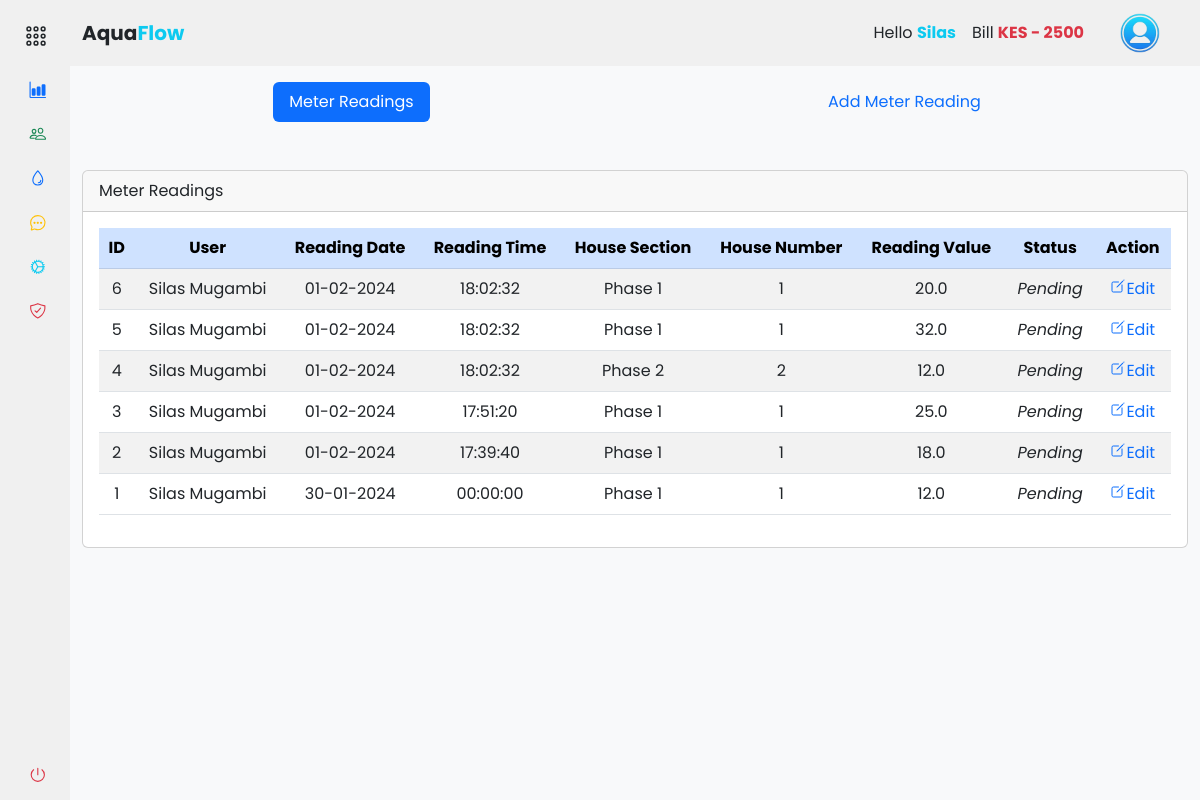
Page /accounts/records/meter_readings (signed in) on the earlier database version.
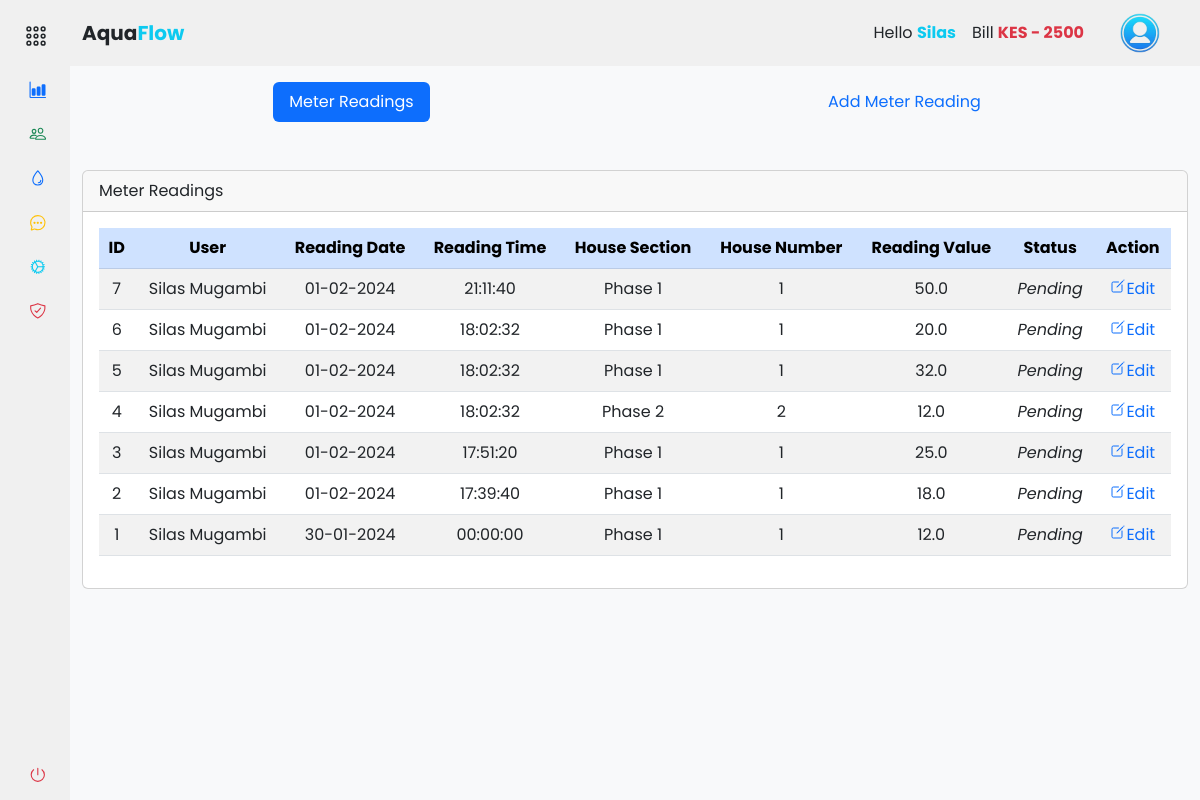
Same page on the later database version.
### app/backend/models/user.py (models this page shows, shortened)
class User(db.Model, UserMixin):
    id = db.Column(db.Integer, primary_key=True)
    mobile_number = db.Column(db.String(20), unique=True, nullable=False)
    password_hash = db.Column(db.String(128), nullable=False)
    first_name = db.Column(db.String(50))
    last_name = db.Column(db.String(50))
    email = db.Column(db.String(120))
    house_section = db.Column(db.String(50))
    house_number = db.Column(db.String(20))
    profile_image = db.Column(db.String(255))
    is_active = db.Column(db.Boolean, default=True)
    is_admin = db.Column(db.Boolean, default=False)
    meter_readings = db.relationship('MeterReading', backref='user', lazy=True)
    payments = db.relationship('Payment', backref='user', lazy=True)

class MeterReading(db.Model):
    id = db.Column(db.Integer, primary_key=True)
    timestamp = db.Column(db.DateTime, default=datetime.now(timezone.utc) + timedelta(hours=3), nullable=False)
    house_section = db.Column(db.String(50))
    house_number = db.Column(db.String(20))
    reading_value = db.Column(db.Float)
    reading_status = db.Column(db.Boolean, default=False)
    user_id = db.Column(db.Integer, db.ForeignKey('user.id'), nullable=False)

### app/backend/accounts/records/routes.py (the view, shortened to what this page needs)
@records_bp.route('/meter_readings', methods=['GET', 'POST'])
@login_required
def meter_readings():
    form = AddMeterReadingForm()
    house_sections = db.session.query(User.house_section).distinct().all()
    meter_readings = MeterReading.query.filter_by(user_id=current_user.id).all()
    return render_template('accounts/meter_readings.html', form=form, house_sections=house_sections, meter_readings=meter_readings, hide_footer=True)

### app/backend/accounts/accounts_context.py (called while the page is built)
def accounts_context():
    people = 'silas'
    bill = int('2500')
    return {'people': people, 'bill': bill}

def inject_now():
    return {'now': datetime.utcnow() + timedelta(hours=3)}

### app/assets/templates/accounts/meter_readings.html (shortened to what this page needs)
{% extends 'base.html' %} {% block content %}
<div class="container-fluid mt-3">
  <ul
    class="nav nav-pills justify-content-around border-0"
    id="meterTabs"
    role="tablist"
  >
    <li class="nav-item" role="presentation">
      <a
        class="nav-link active"
        id="meterReadings-tab"
        data-bs-toggle="tab"
        href="#meterReadings"
        role="tab"
        aria-controls="meterReadings"
        aria-selected="false"
        >Meter Readings</a
      >
    </li>
    <li class="nav-item" role="presentation">
      <a
        class="nav-link"
        id="addMeterReading-tab"
        data-bs-toggle="tab"
        href="#addMeterReading"
        role="tab"
        aria-controls="addMeterReading"
        aria-selected="true"
        >Add Meter Reading</a
      >
    </li>
  </ul>
  <div class="tab-content" id="meterTabsContent">
    <div
      class="tab-pane fade show active"
      id="meterReadings"
      role="tabpanel"
      aria-labelledby="meterReadings-tab"
    >
      <div class="col-md-12">
        <div class="card mt-5">
          <div class="card-header">Meter Readings</div>
          <div class="card-body">
            <div class="table-responsive">
              <table class="table table-striped data-table text-center">
                <thead class="table-primary">
                  <tr>
                    <th scope="col">ID</th>
                    <th scope="col">User</th>
                    <th scope="col">Reading Date</th>
                    <th scope="col">Reading Time</th>
                    <th scope="col">House Section</th>
                    <th scope="col">House Number</th>
                    <th scope="col">Reading Value</th>
                    <th scope="col">Status</th>
                    <th scope="col">Action</th>
                  </tr>
                </thead>
                <tbody>
                  {% for reading in meter_readings | reverse %}
                  <tr>
                    <td>{{ reading.id }}</td>
                    <td>
                      {{ reading.user.first_name.title() }} {{
                      reading.user.last_name.title() }}
                    </td>
                    <td>{{ reading.timestamp.strftime('%d-%m-%Y') }}</td>
                    <td>{{ reading.timestamp.strftime('%H:%M:%S') }}</td>
                    <td>{{ reading.house_section.title() }}</td>
                    <td>{{ reading.house_number }}</td>
                    <td>{{ reading.reading_value }}</td>
                    <td
                      class="fst-italic {% if reading.reading_status %}text-success{% else %}tetx-sucendary{% endif %}"
                    >
                      {{ 'Cleared' if reading.reading_status else 'Pending' }}
                    </td>
                    <td>
                      <a
                        href="{{ url_for('accounts.records.edit_meter_reading', meter_reading_id=reading.id) }}"
                      >
                        <ion-icon name="create-outline"></ion-icon>Edit
                      </a>
                    </td>
                  </tr>
                  {% endfor %}
                </tbody>
              </table>
            </div>
          </div>
        </div>
      </div>
    </div>
  </div>
</div>
{% endblock %}

### app/assets/templates/base.html (shortened to what this page needs)
<!DOCTYPE html>
<html lang="en">
  <head>
    <link
      rel="stylesheet"
      href="{{ url_for('static', filename='css/vendor/bootstrap.min.css') }}"
    />
    <link
      rel="stylesheet"
      href="{{ url_for('static', filename='css/styles.css') }}"
    />
  </head>
  <body>
    <div class="wrapper">
      {% include '/components/sidebar.html' %}
      <section class="main">
        {% include '/components/navbar.html' %}
        <main>
          {% block content %}{% endblock %}
        </main>
      </section>
    </div>
  </body>
</html>

### app/assets/templates/components/sidebar.html (shortened to what this page needs)
{% if not hide_sidebar %}
<aside id="sidebar">
  <div class="d-flex mt-2">
    <button class="toggle-btn" type="button">
      <ion-icon name="apps-outline" class="text-dark"></ion-icon>
    </button>
  </div>
  <ul class="sidebar-nav">
    <li class="sidebar-item">
      <a
        href="{{ url_for('accounts.dashboard.dashboard') }}"
        class="sidebar-link"
      >
        <ion-icon name="bar-chart" class="text-primary me-2"></ion-icon>
      </a>
    </li>
    <li class="sidebar-item">
      <a
        href="#people"
        class="sidebar-link collapsed has-dropdown"
        data-bs-toggle="collapse"
        data-bs-target="#people"
        aria-expanded="false"
        aria-controls="people"
      >
        <ion-icon name="people-outline" class="text-success"></ion-icon>
      </a>
    </li>
    <li class="sidebar-item">
      <a
        href="#records_water_supply"
        class="sidebar-link collapsed has-dropdown"
        data-bs-toggle="collapse"
        data-bs-target="#records_water"
        aria-expanded="false"
        aria-controls="records_water"
      >
        <ion-icon name="water-outline" class="text-primary"></ion-icon>
      </a>
    </li>
    <li class="sidebar-item">
      <a
        href="{{ url_for('accounts.messages.messages') }}"
        class="sidebar-link"
      >
        <ion-icon
          name="chatbubble-ellipses-outline"
          class="text-warning"
        ></ion-icon>
      </a>
    </li>
    <li class="sidebar-item">
      <a
        href="{{ url_for('accounts.settings.settings') }}"
        class="sidebar-link"
      >
        <ion-icon name="cog-outline" class="text-info"></ion-icon>
      </a>
    </li>
    <li class="sidebar-item">
      <a
        href="{{ url_for('accounts.security.security_options') }}"
        class="sidebar-link"
      >
        <ion-icon
          name="shield-checkmark-outline"
          class="text-danger"
        ></ion-icon>
      </a>
    </li>
  </ul>
  <div class="sidebar-footer">
    <a
      class="sidebar-link"
      href="{{ url_for('auth.logout') }}"
      onclick="localStorage.clear();"
    >
      <ion-icon name="power-outline" class="text-danger"></ion-icon>
    </a>
  </div>
</aside>
{% endif %}

### app/assets/templates/components/navbar.html (shortened to what this page needs)
{% if not hide_navbar %}
<header id="navbar" class="navbar navbar-expand-lg sticky-sm-top">
  <div class="container-fluid">
    <a
      class="navbar-brand text-dark text-center d-flex align-items-center fw-bold"
      href="#"
    >
      Aqua<span class="text-info">Flow</span>
    </a>
    <div class="collapse navbar-collapse" id="navbarToggler">
      <div class="d-flex align-items-center ms-auto">
         {% if current_user.is_authenticated %}
        <ul class="navbar-nav me-3">
          <li class="nav-item">
            <a class="nav-link text-dark">
              Hello
              <span class="text-info fw-bold"
                >{{ current_user.first_name.title() }}</span
              >
            </a>
          </li>
          <li class="nav-item">
            <a class="nav-link text-dark">
              Bill
              <span
                class="fw-bold {% if bill > 0 %}text-danger{% else %}text-success{% endif %}"
                >KES {% if bill > 0 %}-{% endif %} {{ bill }}</span
              >
            </a>
          </li>
        </ul>
        <div class="btn-group">
          <button
            type="button"
            class="btn navbar-brand rounded-circle border-0"
            data-bs-toggle="dropdown"
            aria-expanded="false"
          >
            <img
              src="{{ url_for('static', filename='images/user.png') }}"
              alt="logo image"
              height="40px"
              width="40px"
            />
          </button>
        </div>
        {% endif %}
      </div>
    </div>
  </div>
</header>
{% endif %}

### app/assets/static/css/styles.css (style rules this page uses)
a { text-decoration: none; }
li { list-style: none; }
button { border: none !important; outline: none; }
body { font-family: "Poppins", sans-serif; }
.wrapper { display: flex; overflow: hidden; height: 100vh; }
#sidebar { width: 70px; min-width: 70px; z-index: 1000; transition: all 0.25s ease-in-out; display: flex; flex-direction: column; }
.toggle-btn { background-color: transparent; cursor: pointer; border: 0; padding: 1rem 1.5rem; }
.toggle-btn ion-icon { color: #000; font-size: 1.5rem; }
.sidebar-nav { padding: 0rem; flex: 1 1 auto; }
a.sidebar-link { padding: 0.625rem 1.625rem; color: #000; display: block; font-size: 0.9rem; border-radius: 5px; white-space: nowrap; border-left: 3px solid transparent; transition: background-color 0.3s ease, margin-inline-start 0.3s ease, border-left 0.3s ease; }
.sidebar-link ion-icon { font-size: 1.1rem; margin-right: 0.75rem; }
.sidebar-item { position: relative; }
.main { min-height: 100vh; width: 100%; overflow-y: scroll; transition: all 0.35s ease-in-out; background-color: rgb(248, 249, 250); }
.navbar, #sidebar { background-color: #f0f0f0; z-index: 1000; }

Differences in the rows shown:
added MeterReading: id "7", user.first_name "Silas", user.last_name "Mugambi", timestamp "01-02-2024", timestamp "21:11:40", house_section "Phase 1", house_number "1", reading_value "50.0", reading_status "Pending"
